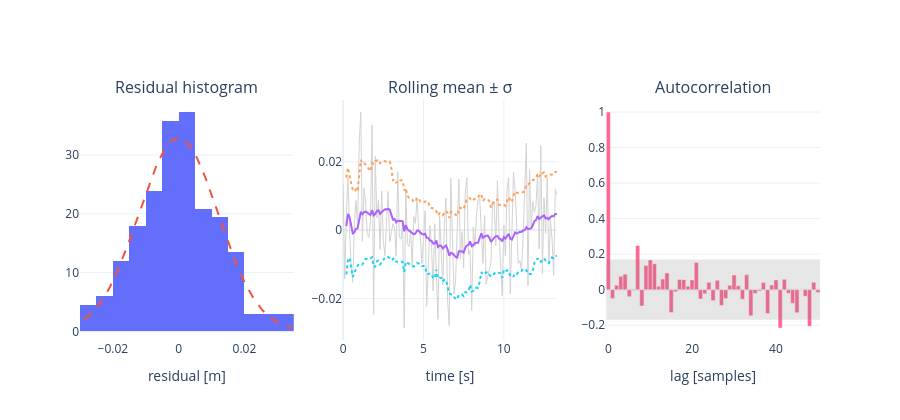

This figure's notebook cell:
### Markdown cell above
## 3. Distribution and temporal structure
Left→right: shape (Gaussian? heavy tail?), rolling mean/σ (drift, bursts), and autocorrelation
(white noise vs slow wander). Dashed lines in the histogram are the Gaussian with the same mean/σ.

### Code cell
r = d["residual_m"].to_numpy()
t = (d["time_ms"] - df["time_ms"].iloc[0]).to_numpy() / 1000.0

fig = make_subplots(rows=1, cols=3, subplot_titles=("Residual histogram", "Rolling mean ± σ", "Autocorrelation"))
fig.add_trace(go.Histogram(x=r, nbinsx=max(10, min(60, len(r) // 5)), histnorm="probability density",
                           name="residual"), row=1, col=1)  # fmt: skip
if len(r) > 2 and r.std() > 0:
    g = np.linspace(r.min(), r.max(), 200)
    pdf = np.exp(-0.5 * ((g - r.mean()) / r.std(ddof=1)) ** 2) / (r.std(ddof=1) * np.sqrt(2 * np.pi))
    fig.add_trace(go.Scatter(x=g, y=pdf, mode="lines", line=dict(dash="dash"), name="Gaussian fit"), row=1, col=1)

fig.add_trace(go.Scatter(x=t, y=d["residual_m"], mode="lines", line=dict(width=1, color="lightgray"),
                         name="residual"), row=1, col=2)  # fmt: skip
fig.add_trace(go.Scatter(x=t, y=d["rolling_mean_m"], mode="lines", name="rolling mean"), row=1, col=2)
fig.add_trace(go.Scatter(x=t, y=d["rolling_mean_m"] + d["rolling_std_m"], mode="lines",
                         line=dict(dash="dot"), name="+1σ"), row=1, col=2)  # fmt: skip
fig.add_trace(go.Scatter(x=t, y=d["rolling_mean_m"] - d["rolling_std_m"], mode="lines",
                         line=dict(dash="dot"), name="-1σ"), row=1, col=2)  # fmt: skip


def autocorr(v: np.ndarray, max_lag: int) -> np.ndarray:
    v = v - v.mean()
    denom = float(np.dot(v, v))
    if denom == 0:
        return np.zeros(max_lag + 1)
    return np.array([np.dot(v[: len(v) - k], v[k:]) / denom for k in range(max_lag + 1)])


max_lag = min(50, len(r) // 2)
acf = autocorr(r, max_lag) if max_lag >= 1 else np.array([1.0])
fig.add_trace(go.Bar(x=list(range(len(acf))), y=acf, name="ACF"), row=1, col=3)
if len(r) > 2:
    band = 1.96 / np.sqrt(len(r))  # 95% band for white noise
    fig.add_hrect(y0=-band, y1=band, fillcolor="gray", opacity=0.2, line_width=0, row=1, col=3)
fig.update_xaxes(title_text="residual [m]", row=1, col=1)
fig.update_xaxes(title_text="time [s]", row=1, col=2)
fig.update_xaxes(title_text="lag [samples]", row=1, col=3)
fig.update_layout(template="plotly_white", height=420, showlegend=False)
fig.show()

### Figure 1 — Plotly figure (JSON) as saved in the notebook; plotly's stock layout.template omitted (floating-point values rounded to 4 significant figures; data arrays with more than 128 entries replaced by an {"elided": "..."} marker saying what was removed)
{"data": [{"histnorm": "probability density", "name": "residual", "nbinsx": 26, "type": "histogram", "x": {"elided": "134 float values"}, "xaxis": "x", "yaxis": "y"}, {"line": {"dash": "dash"}, "mode": "lines", "name": "Gaussian fit", "type": "scatter", "x": {"elided": "200 float values"}, "xaxis": "x", "y": {"elided": "200 float values"}, "yaxis": "y"}, {"line": {"color": "lightgray", "width": 1}, "mode": "lines", "name": "residual", "type": "scatter", "x": {"elided": "134 float values"}, "xaxis": "x2", "y": {"elided": "134 float values"}, "yaxis": "y2"}, {"mode": "lines", "name": "rolling mean", "type": "scatter", "x": {"elided": "134 float values"}, "xaxis": "x2", "y": {"elided": "134 float values"}, "yaxis": "y2"}, {"line": {"dash": "dot"}, "mode": "lines", "name": "+1σ", "type": "scatter", "x": {"elided": "134 float values"}, "xaxis": "x2", "y": {"elided": "134 float values"}, "yaxis": "y2"}, {"line": {"dash": "dot"}, "mode": "lines", "name": "-1σ", "type": "scatter", "x": {"elided": "134 float values"}, "xaxis": "x2", "y": {"elided": "134 float values"}, "yaxis": "y2"}, {"name": "ACF", "type": "bar", "x": [0, 1, 2, 3, 4, 5, 6, 7, 8, 9, 10, 11, 12, 13, 14, 15, 16, 17, 18, 19, 20, 21, 22, 23, 24, 25, 26, 27, 28, 29, 30, 31, 32, 33, 34, 35, 36, 37, 38, 39, 40, 41, 42, 43, 44, 45, 46, 47, 48, 49, 50], "xaxis": "x3", "y": [1.0, -0.04923, 0.02477, 0.07499, 0.08741, -0.03961, -0.004395, 0.2491, -0.09216, 0.1355, 0.1676, 0.1459, 0.01893, 0.06, 0.09424, -0.1283, -0.01172, 0.05748, 0.05646, 0.01924, 0.055, 0.1536, -0.05254, -0.02335, 0.04137, -0.06161, 0.05285, -0.08851, -0.04953, 0.02552, 0.08283, 0.02163, -0.05343, 0.08368, -0.1468, -0.02084, -0.00686, 0.04038, -0.1342, 0.02608, 0.05513, -0.2156, 0.0582, -0.02034, -0.07622, -0.1299, -9.36e-06, -0.03739, -0.206, 0.04124, -0.01528], "yaxis": "y3"}], "layout": {"annotations": [{"font": {"size": 16}, "showarrow": false, "text": "Residual histogram", "x": 0.1444, "xanchor": "center", "xref": "paper", "y": 1, "yanchor": "bottom", "yref": "paper"}, {"font": {"size": 16}, "showarrow": false, "text": "Rolling mean ± σ", "x": 0.5, "xanchor": "center", "xref": "paper", "y": 1, "yanchor": "bottom", "yref": "paper"}, {"font": {"size": 16}, "showarrow": false, "text": "Autocorrelation", "x": 0.8556, "xanchor": "center", "xref": "paper", "y": 1, "yanchor": "bottom", "yref": "paper"}], "height": 420, "shapes": [{"fillcolor": "gray", "line": {"width": 0}, "opacity": 0.2, "type": "rect", "x0": 0, "x1": 1, "xref": "x3 domain", "y0": -0.1693, "y1": 0.1693, "yref": "y3"}], "showlegend": false, "xaxis": {"anchor": "y", "domain": [0, 0.2889], "title": {"text": "residual [m]"}}, "xaxis2": {"anchor": "y2", "domain": [0.3556, 0.6444], "title": {"text": "time [s]"}}, "xaxis3": {"anchor": "y3", "domain": [0.7111, 1], "title": {"text": "lag [samples]"}}, "yaxis": {"anchor": "x", "domain": [0, 1]}, "yaxis2": {"anchor": "x2", "domain": [0, 1]}, "yaxis3": {"anchor": "x3", "domain": [0, 1]}}}
